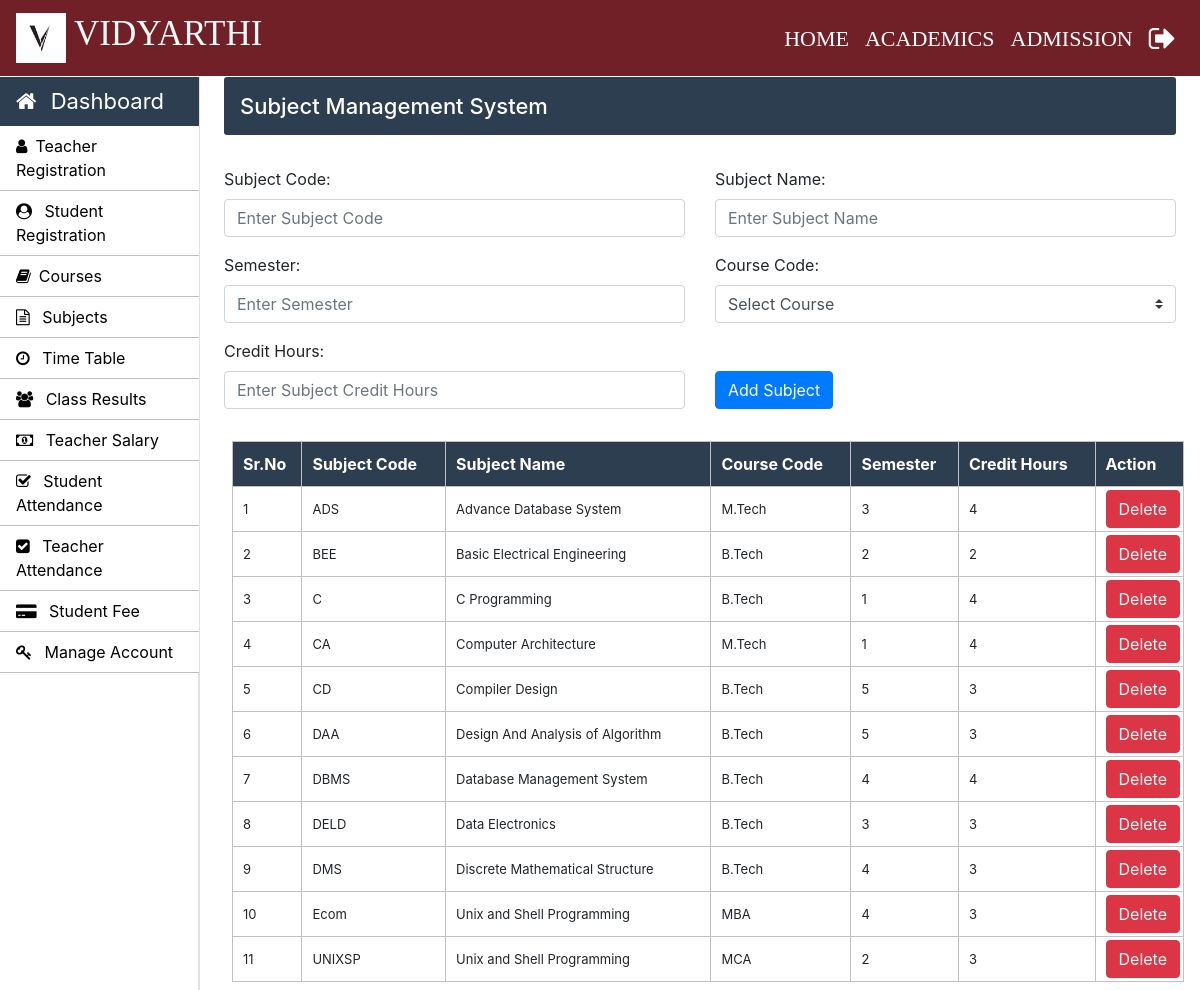
/Admin/subjects.php (signed in), run on the app's committed database.
### tables this page shows
CREATE TABLE `course_subjects` (
  `subject_code` varchar(10) NOT NULL,
  `subject_name` varchar(50) NOT NULL,
  `course_code` varchar(10) NOT NULL,
  `semester` int(10) NOT NULL,
  `credit_hours` int(5) NOT NULL
);

### Admin/subjects.php (the view, shortened to what this page needs)
<?php
		require_once "../connection/connection.php";
	?>
<!doctype html>
<html lang="en">
	<head>
	</head>
	<body>
		<?php include('../common/common-header.php') ?>
		<?php include('../common/admin-sidebar.php') ?>
		<main role="main" class="col-xl-10 col-lg-9 col-md-8 ml-sm-auto px-md-4 mb-2 w-100">
			<div class="sub-main">
				<div class="bar-margin text-center d-flex flex-wrap flex-md-nowrap pt-3 pb-2 mb-3 text-white admin-dashboard pl-3">
					<h4>Subject Management System </h4>
				</div>
				<div class="row">
					<div class="col-md-12">
						<form action="subjects.php" method="post">
							<div class="row mt-3">
								<div class="col-md-6">
									<div class="form-group">
										<label for="exampleInputEmail1">Subject Code: </label>
										<input type="text" name="subject_code" class="form-control" required placeholder="Enter Subject Code" required>
									</div>
								</div>
								<div class="col-md-6">
									<div class="form-group">
										<label for="exampleInputPassword1">Subject Name:</label>
										<input type="text" name="subject_name" class="form-control" required placeholder="Enter Subject Name" required>
									</div>
								</div>
							</div>
							<div class="row">
								<div class="col-md-6">
									<div class="form-group">
										<label for="exampleInputPassword1">Semester:</label>
										<input type="text" name="semester" class="form-control" required placeholder="Enter Semester" required>
									</div>
								</div>
								<div class="col-md-6">
									<div class="form-group">
										<label for="exampleInputEmail1">Course Code:</label>
										<select class="browser-default custom-select" name="course_code">
											<option >Select Course</option>
										</select>
									</div>
								</div>
							</div>
							<div class="row">
								<div class="col-md-6">
									<div class="form-group">
										<label for="exampleInputPassword1">Credit Hours:</label>
										<input type="number" name="credit_hours" class="form-control"  placeholder="Enter Subject Credit Hours" required>
									</div>
								</div>
								<div class="col-md-6 mt-4">
									<div class="form-group pt-2">
										<input type="submit" name="sub" value="Add Subject" class="btn btn-primary">
									</div>
								</div>
							</div>
						</form>
					</div>
				</div>
				<div class="row">
					<div class="col-md-12 ml-2">
						<section class="mt-3">
							<table class="w-100 table-elements table-three-tr" cellpadding="3">
								<tr class="table-tr-head table-three text-white">
									<th>Sr.No</th>
									<th>Subject Code</th>
									<th>Subject Name</th>
									<th>Course Code</th>
									<th>Semester</th>
									<th>Credit Hours</th>
									<th>Action</th>
								</tr>
								<?php
									$sr=1;
									$query="select subject_code,subject_name,course_code,semester,credit_hours from course_subjects";
									$run=mysqli_query($con,$query);
									while($row=mysqli_fetch_array($run)) {
									echo	"<tr>";
									echo	"<td>".$sr++."</td>";
									echo	"<td>".$row['subject_code']."</td>";
									echo	"<td>".$row['subject_name']."</td>";
									echo	"<td>".$row['course_code']."</td>";
									echo	"<td>".$row['semester']."</td>";
									echo	"<td>".$row['credit_hours']."</td>";
									echo	"<td width='20'><a class='btn btn-danger' href=delete-function.php?subject_code=".$row['subject_code'].">Delete</a></td>";
									echo	"</tr>";
									}
								?>
							</table>
						</section>
					</div>
				</div>
			</div>
		</main>
	</body>
</html>

### Css/style.css (style rules this page uses)
h4 { font-size: 22px; }
.admin-dashboard { margin-top: 1px !important; background: #2c3e50 !important; border-radius: 3px; }
.table-elements tr, td, th { font-size: 13px; border: 1px solid rgb(194, 193, 193); padding-left: 10px !important; }
.table-three { background: #2c3e50 !important; }
.table-tr-head { height: 45px !important; padding: 10px !important; margin-top: 5px !important; }
.table-font-for-transcript td, th { font-size: 16px !important; }

### data on the page
course_subjects: subject_code "ADS", subject_name "Advance Database System", course_code "M.Tech", semester "3", credit_hours "4"
course_subjects: subject_code "BEE", subject_name "Basic Electrical Engineering", course_code "B.Tech", semester "2", credit_hours "2"
course_subjects: subject_code "C", subject_name "C Programming", course_code "B.Tech", semester "1", credit_hours "4"
course_subjects: subject_code "CA", subject_name "Computer Architecture", course_code "M.Tech", semester "1", credit_hours "4"
course_subjects: subject_code "CD", subject_name "Compiler Design", course_code "B.Tech", semester "5", credit_hours "3"
course_subjects: subject_code "DAA", subject_name "Design And Analysis of Algorithm", course_code "B.Tech", semester "5", credit_hours "3"
course_subjects: subject_code "DBMS", subject_name "Database Management System", course_code "B.Tech", semester "4", credit_hours "4"
course_subjects: subject_code "DELD", subject_name "Data Electronics", course_code "B.Tech", semester "3", credit_hours "3"
course_subjects: subject_code "DMS", subject_name "Discrete Mathematical Structure", course_code "B.Tech", semester "4", credit_hours "3"
course_subjects: subject_code "Ecom", subject_name "Unix and Shell Programming", course_code "MBA", semester "4", credit_hours "3"
course_subjects: subject_code "UNIXSP", subject_name "Unix and Shell Programming", course_code "MCA", semester "2", credit_hours "3"
